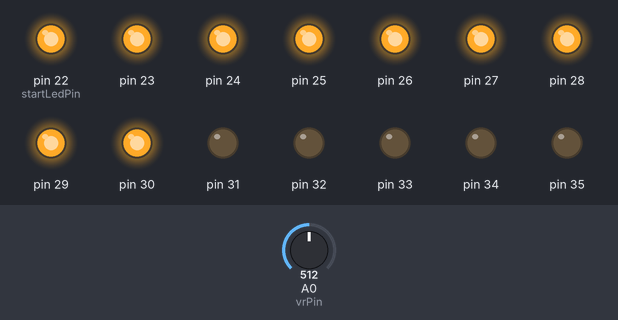
The sketch below on a simulated Arduino Mega 2560, built with avr-gcc and run on an emulated ATmega2560. Shown: output pins drawn as LEDs (lit = HIGH). The test bench sets the inputs (shaded band); at power-on: A0 (vrPin) = 512. What the sketch prints to the serial monitor is not drawn.

Above: at 1.2 s.
1.3 s: A0 (vrPin) set to 537
2.8 s: A0 (vrPin) set to 568
At 3.4 s:
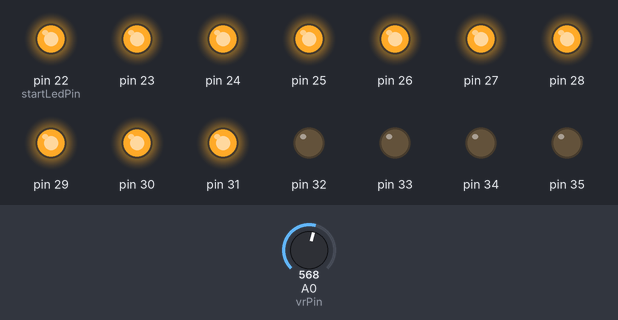
4.3 s: A0 (vrPin) set to 306
At 5.1 s:
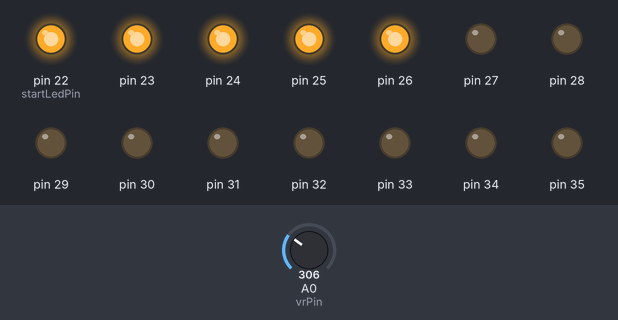
5.8 s: A0 (vrPin) set to 290
8.8 s: A0 (vrPin) set to 264
At 9.6 s:
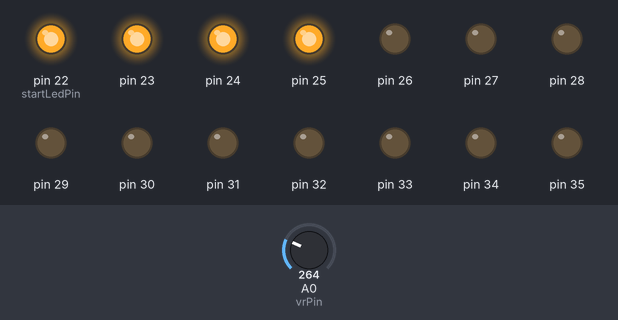
10.3 s: A0 (vrPin) set to 230
13.3 s: A0 (vrPin) set to 202
At 14.1 s:
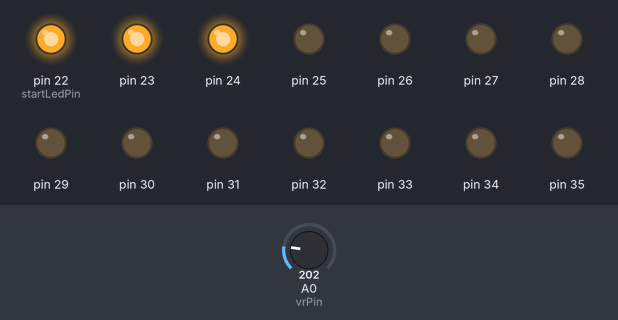
Timing chart, 0 to 15.8 s (numbered marks = the images above; inputs shaded):
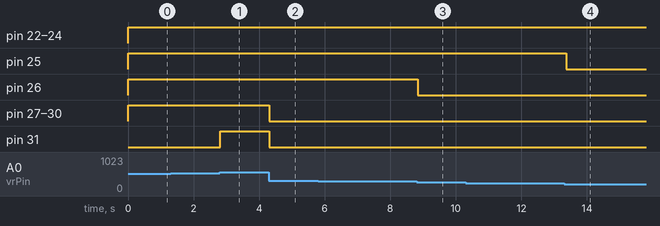

The sketch:

sketch_may27b.ino
```cpp
// 定義 VR 輸入腳位
const int vrPin = A0;

// 定義 LED 的起始與結束腳位（使用連續腳位可以讓程式用 for 迴圈精簡化）
const int startLedPin = 22;
const int endLedPin = 37;
const int ledCount = 16; // 總共 16 顆 LED

void setup() {
  // 初始化串口通訊
  Serial.begin(9600);

  // 使用迴圈一次將 Pin 22 ~ 37 設定為輸出模式
  for (int i = startLedPin; i <= endLedPin; i++) {
    pinMode(i, OUTPUT);
  }

  Serial.println("--- ATmega2560 16-LED 電平指示器測試 ---");
}

void loop() {
  int analogIn = analogRead(vrPin);
  // 這樣只要 VR 轉到 880 以上（比如你的 887），就會被強制當作 880 計算
  int safeAnalogIn = constrain(analogIn, 0, 880);

  // 【修正重點】將最大對映範圍從 1023 改為 880
  int ledsToLight = map(safeAnalogIn, 0, 880, 0, ledCount);

  // 3. 根據計算結果點亮對應數量的 LED
  for (int i = 0; i < ledCount; i++) {
    int currentPin = startLedPin + i;

    if (i < ledsToLight) {
      digitalWrite(currentPin, HIGH); // 點亮
    } else {
      digitalWrite(currentPin, LOW);  // 熄滅
    }
  }

  // 4. 計算實際電壓值並輸出到串口監視器
  float voltage = analogIn * (5.0 / 1023.0); // 電壓計算維持 1023 基準以反映真實電壓

  Serial.print("輸入原始值: ");
  Serial.print(analogIn);
  Serial.print(" | 當前電壓: ");
  Serial.print(voltage, 2);
  Serial.print("V | 點亮 LED 數量: ");
  Serial.println(ledsToLight);

  delay(50);
}
```

Measured:
- the behaviour switches between 549 and 550 on A0 (vrPin) (found by bisection; images 0 and 1)
- the behaviour switches between 275 and 274 on A0 (vrPin) (found by bisection; images 2 and 3)
- the behaviour switches between 220 and 219 on A0 (vrPin) (found by bisection; images 3 and 4)
- after the input at 1.3 s, every drawn part: stays the same
- after the input at 2.8 s, pin 31: LOW → HIGH at once
- after the input at 4.3 s, pin 27–31: HIGH → LOW at once
- after the input at 5.8 s, every drawn part: stays the same
- after the input at 8.8 s, pin 26: HIGH → LOW at once
- after the input at 10.3 s, every drawn part: stays the same
- after the input at 13.3 s, pin 25: HIGH → LOW after 0.06 s
